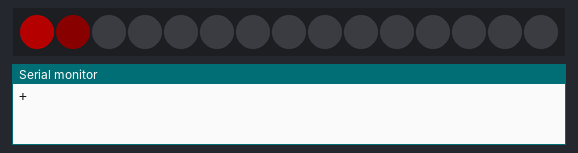
The sketch below on a simulated Arduino Uno, built with avr-gcc and run on an emulated ATmega328P. Parts: 15 RGB LEDs in strip order, left to right, the last lines printed to the serial monitor. Dim RGB values are drawn brighter than linear.

Above: at 3.01 s.
At 3.54 s:
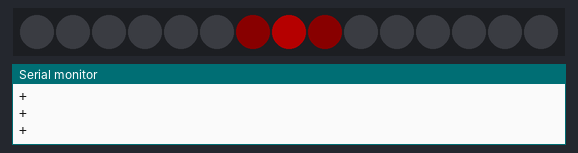
At 4.07 s:
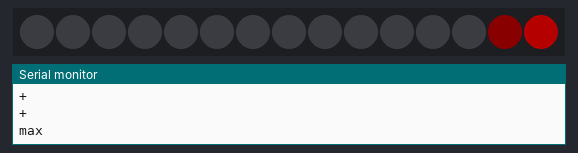
At 4.52 s:
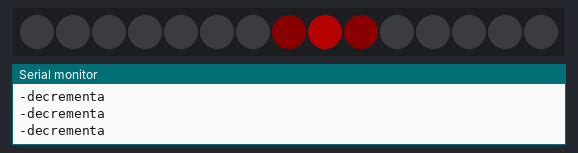
At 4.98 s:
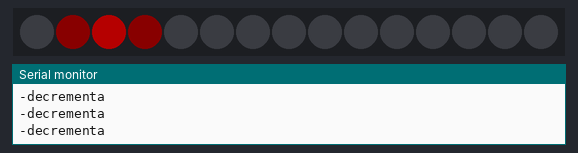
At 5.51 s:
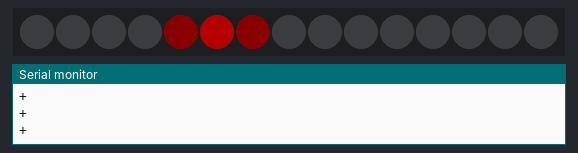

Measured:
- by itself, everything shown: repeats every 2.1 s, in 28 steps

The sketch:

LEDS_Kitt.ino
```cpp
#include <FastLED.h>

#define LED_PIN     2
#define NUM_LEDS    15
#define BRIGHTNESS  64
#define LED_TYPE    WS2812B
#define COLOR_ORDER GRB
CRGB leds[NUM_LEDS];

int pos = 0;
int dir = 1;
void setup() {
  delay( 3000 ); // power-up safety delay
  FastLED.addLeds<LED_TYPE, LED_PIN, COLOR_ORDER>(leds, NUM_LEDS).setCorrection( TypicalLEDStrip );
  FastLED.setBrightness(BRIGHTNESS);
  Serial.begin(9600);
}


void loop()
{

  for( int i = 0; i < NUM_LEDS; i++) {
    if(abs(i - pos)<2){
      leds[i] = CHSV( HUE_RED, 255, 100);
    }else{
      leds[i] = CRGB::Black;
    }
  }

  leds[pos] = CHSV( HUE_RED, 255, 255);

  if(dir){
    if(pos==NUM_LEDS - 1){
      Serial.println("max");
      dir=0;
      pos--;
    }else{
      Serial.println("+");
      pos++;
    }
  }else{
    Serial.println("decrementa");
    if(pos==0){
      Serial.print("min");
      dir=1;
      pos++;
    }else{
      Serial.print("-");
      pos--;
    }
  }

  FastLED.show();
  delay(75);
}
```
